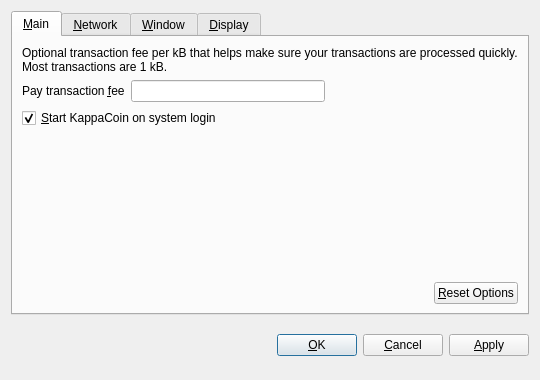
<?xml version="1.0" encoding="UTF-8"?>
<ui version="4.0">
 <class>OptionsDialog</class>
 <widget class="QDialog" name="OptionsDialog">
  <property name="geometry">
   <rect>
    <x>0</x>
    <y>0</y>
    <width>540</width>
    <height>380</height>
   </rect>
  </property>
  <property name="windowTitle">
   <string>Options</string>
  </property>
  <property name="modal">
   <bool>true</bool>
  </property>
  <layout class="QVBoxLayout" name="verticalLayout">
   <item>
    <widget class="QTabWidget" name="tabWidget">
     <property name="tabPosition">
      <enum>QTabWidget::North</enum>
     </property>
     <property name="currentIndex">
      <number>0</number>
     </property>
     <widget class="QWidget" name="tabMain">
      <attribute name="title">
       <string>&amp;Main</string>
      </attribute>
      <layout class="QVBoxLayout" name="verticalLayout_Main">
       <item>
        <widget class="QLabel" name="transactionFeeInfoLabel">
         <property name="text">
          <string>Optional transaction fee per kB that helps make sure your transactions are processed quickly. Most transactions are 1 kB.</string>
         </property>
         <property name="textFormat">
          <enum>Qt::PlainText</enum>
         </property>
         <property name="wordWrap">
          <bool>true</bool>
         </property>
        </widget>
       </item>
       <item>
        <layout class="QHBoxLayout" name="horizontalLayout_1_Main">
         <item>
          <widget class="QLabel" name="transactionFeeLabel">
           <property name="text">
            <string>Pay transaction &amp;fee</string>
           </property>
           <property name="textFormat">
            <enum>Qt::PlainText</enum>
           </property>
           <property name="buddy">
            <cstring>transactionFee</cstring>
           </property>
          </widget>
         </item>
         <item>
          <widget class="BitcoinAmountField" name="transactionFee"/>
         </item>
         <item>
          <spacer name="horizontalSpacer_1_Main">
           <property name="orientation">
            <enum>Qt::Horizontal</enum>
           </property>
           <property name="sizeHint" stdset="0">
            <size>
             <width>40</width>
             <height>20</height>
            </size>
           </property>
          </spacer>
         </item>
        </layout>
       </item>
       <item>
        <widget class="QCheckBox" name="bitcoinAtStartup">
         <property name="enabled">
          <bool>true</bool>
         </property>
         <property name="acceptDrops">
          <bool>false</bool>
         </property>
         <property name="toolTip">
          <string>Automatically start KappaCoin after logging in to the system.</string>
         </property>
         <property name="text">
          <string>&amp;Start KappaCoin on system login</string>
         </property>
         <property name="checked">
          <bool>true</bool>
         </property>
        </widget>
       </item>
       <item>
        <spacer name="verticalSpacer_Main">
         <property name="orientation">
          <enum>Qt::Vertical</enum>
         </property>
         <property name="sizeHint" stdset="0">
          <size>
           <width>20</width>
           <height>40</height>
          </size>
         </property>
        </spacer>
       </item>
       <item>
        <layout class="QHBoxLayout" name="horizontalLayout_2_Main">
         <item>
          <spacer name="horizontalSpacer_2_Main">
           <property name="orientation">
            <enum>Qt::Horizontal</enum>
           </property>
           <property name="sizeHint" stdset="0">
            <size>
             <width>40</width>
             <height>20</height>
            </size>
           </property>
          </spacer>
         </item>
         <item>
          <widget class="QPushButton" name="resetButton">
           <property name="toolTip">
            <string>Reset all client options to default.</string>
           </property>
           <property name="text">
            <string>&amp;Reset Options</string>
           </property>
           <property name="autoDefault">
            <bool>false</bool>
           </property>
          </widget>
         </item>
        </layout>
       </item>
      </layout>
     </widget>
     <widget class="QWidget" name="tabNetwork">
      <attribute name="title">
       <string>&amp;Network</string>
      </attribute>
      <layout class="QVBoxLayout" name="verticalLayout_Network">
       <item>
        <widget class="QCheckBox" name="mapPortUpnp">
         <property name="toolTip">
          <string>Automatically open the KappaCoin client port on the router. This only works when your router supports UPnP and it is enabled.</string>
         </property>
         <property name="text">
          <string>Map port using &amp;UPnP</string>
         </property>
        </widget>
       </item>
       <item>
        <widget class="QCheckBox" name="connectSocks">
         <property name="toolTip">
          <string>Connect to the KappaCoin network through a SOCKS proxy (e.g. when connecting through Tor).</string>
         </property>
         <property name="text">
          <string>&amp;Connect through SOCKS proxy:</string>
         </property>
        </widget>
       </item>
       <item>
        <layout class="QHBoxLayout" name="horizontalLayout_Network">
         <item>
          <widget class="QLabel" name="proxyIpLabel">
           <property name="text">
            <string>Proxy &amp;IP:</string>
           </property>
           <property name="textFormat">
            <enum>Qt::PlainText</enum>
           </property>
           <property name="buddy">
            <cstring>proxyIp</cstring>
           </property>
          </widget>
         </item>
         <item>
          <widget class="QValidatedLineEdit" name="proxyIp">
           <property name="maximumSize">
            <size>
             <width>140</width>
             <height>16777215</height>
            </size>
           </property>
           <property name="toolTip">
            <string>IP address of the proxy (e.g. 127.0.0.1)</string>
           </property>
          </widget>
         </item>
         <item>
          <widget class="QLabel" name="proxyPortLabel">
           <property name="text">
            <string>&amp;Port:</string>
           </property>
           <property name="textFormat">
            <enum>Qt::PlainText</enum>
           </property>
           <property name="buddy">
            <cstring>proxyPort</cstring>
           </property>
          </widget>
         </item>
         <item>
          <widget class="QLineEdit" name="proxyPort">
           <property name="maximumSize">
            <size>
             <width>55</width>
             <height>16777215</height>
            </size>
           </property>
           <property name="toolTip">
            <string>Port of the proxy (e.g. 9050)</string>
           </property>
          </widget>
         </item>
         <item>
          <widget class="QLabel" name="socksVersionLabel">
           <property name="text">
            <string>SOCKS &amp;Version:</string>
           </property>
           <property name="textFormat">
            <enum>Qt::PlainText</enum>
           </property>
           <property name="buddy">
            <cstring>socksVersion</cstring>
           </property>
          </widget>
         </item>
         <item>
          <widget class="QValueComboBox" name="socksVersion">
           <property name="toolTip">
            <string>SOCKS version of the proxy (e.g. 5)</string>
           </property>
          </widget>
         </item>
         <item>
          <spacer name="horizontalSpacer_Network">
           <property name="orientation">
            <enum>Qt::Horizontal</enum>
           </property>
           <property name="sizeHint" stdset="0">
            <size>
             <width>40</width>
             <height>20</height>
            </size>
           </property>
          </spacer>
         </item>
        </layout>
       </item>
       <item>
        <spacer name="verticalSpacer_Network">
         <property name="orientation">
          <enum>Qt::Vertical</enum>
         </property>
         <property name="sizeHint" stdset="0">
          <size>
           <width>20</width>
           <height>40</height>
          </size>
         </property>
        </spacer>
       </item>
      </layout>
     </widget>
     <widget class="QWidget" name="tabWindow">
      <attribute name="title">
       <string>&amp;Window</string>
      </attribute>
      <layout class="QVBoxLayout" name="verticalLayout_Window">
       <item>
        <widget class="QCheckBox" name="minimizeToTray">
         <property name="toolTip">
          <string>Show only a tray icon after minimizing the window.</string>
         </property>
         <property name="text">
          <string>&amp;Minimize to the tray instead of the taskbar</string>
         </property>
        </widget>
       </item>
       <item>
        <widget class="QCheckBox" name="minimizeOnClose">
         <property name="toolTip">
          <string>Minimize instead of exit the application when the window is closed. When this option is enabled, the application will be closed only after selecting Quit in the menu.</string>
         </property>
         <property name="text">
          <string>M&amp;inimize on close</string>
         </property>
        </widget>
       </item>
       <item>
        <spacer name="verticalSpacer_Window">
         <property name="orientation">
          <enum>Qt::Vertical</enum>
         </property>
         <property name="sizeHint" stdset="0">
          <size>
           <width>20</width>
           <height>40</height>
          </size>
         </property>
        </spacer>
       </item>
      </layout>
     </widget>
     <widget class="QWidget" name="tabDisplay">
      <attribute name="title">
       <string>&amp;Display</string>
      </attribute>
      <layout class="QVBoxLayout" name="verticalLayout_Display">
       <item>
        <layout class="QHBoxLayout" name="horizontalLayout_1_Display">
         <item>
          <widget class="QLabel" name="langLabel">
           <property name="text">
            <string>User Interface &amp;language:</string>
           </property>
           <property name="textFormat">
            <enum>Qt::PlainText</enum>
           </property>
           <property name="buddy">
            <cstring>lang</cstring>
           </property>
          </widget>
         </item>
         <item>
          <widget class="QValueComboBox" name="lang">
           <property name="toolTip">
            <string>The user interface language can be set here. This setting will take effect after restarting KappaCoin.</string>
           </property>
          </widget>
         </item>
        </layout>
       </item>
       <item>
        <layout class="QHBoxLayout" name="horizontalLayout_2_Display">
         <item>
          <widget class="QLabel" name="unitLabel">
           <property name="text">
            <string>&amp;Unit to show amounts in:</string>
           </property>
           <property name="textFormat">
            <enum>Qt::PlainText</enum>
           </property>
           <property name="buddy">
            <cstring>unit</cstring>
           </property>
          </widget>
         </item>
         <item>
          <widget class="QValueComboBox" name="unit">
           <property name="toolTip">
            <string>Choose the default subdivision unit to show in the interface and when sending coins.</string>
           </property>
          </widget>
         </item>
        </layout>
       </item>
       <item>
        <widget class="QCheckBox" name="displayAddresses">
         <property name="toolTip">
          <string>Whether to show KappaCoin addresses in the transaction list or not.</string>
         </property>
         <property name="text">
          <string>&amp;Display addresses in transaction list</string>
         </property>
        </widget>
       </item>
       <item>
        <widget class="QCheckBox" name="coinControlFeatures">
         <property name="toolTip">
          <string>Whether to show coin control features or not.</string>
         </property>
         <property name="text">
          <string>Display coin &amp;control features (experts only!)</string>
         </property>
        </widget>
       </item>
       <item>
        <spacer name="verticalSpacer_Display">
         <property name="orientation">
          <enum>Qt::Vertical</enum>
         </property>
         <property name="sizeHint" stdset="0">
          <size>
           <width>20</width>
           <height>40</height>
          </size>
         </property>
        </spacer>
       </item>
      </layout>
     </widget>
    </widget>
   </item>
   <item>
    <layout class="QHBoxLayout" name="horizontalLayout_Buttons">
     <item>
      <spacer name="horizontalSpacer_1">
       <property name="orientation">
        <enum>Qt::Horizontal</enum>
       </property>
       <property name="sizeHint" stdset="0">
        <size>
         <width>40</width>
         <height>48</height>
        </size>
       </property>
      </spacer>
     </item>
     <item>
      <widget class="QLabel" name="statusLabel">
       <property name="font">
        <font>
         <weight>75</weight>
         <bold>true</bold>
        </font>
       </property>
       <property name="text">
        <string/>
       </property>
       <property name="textFormat">
        <enum>Qt::PlainText</enum>
       </property>
       <property name="wordWrap">
        <bool>true</bool>
       </property>
      </widget>
     </item>
     <item>
      <spacer name="horizontalSpacer_2">
       <property name="orientation">
        <enum>Qt::Horizontal</enum>
       </property>
       <property name="sizeHint" stdset="0">
        <size>
         <width>40</width>
         <height>48</height>
        </size>
       </property>
      </spacer>
     </item>
     <item>
      <widget class="QPushButton" name="okButton">
       <property name="text">
        <string>&amp;OK</string>
       </property>
      </widget>
     </item>
     <item>
      <widget class="QPushButton" name="cancelButton">
       <property name="text">
        <string>&amp;Cancel</string>
       </property>
       <property name="autoDefault">
        <bool>false</bool>
       </property>
      </widget>
     </item>
     <item>
      <widget class="QPushButton" name="applyButton">
       <property name="text">
        <string>&amp;Apply</string>
       </property>
       <property name="autoDefault">
        <bool>false</bool>
       </property>
      </widget>
     </item>
    </layout>
   </item>
  </layout>
 </widget>
 <customwidgets>
  <customwidget>
   <class>QValidatedLineEdit</class>
   <extends>QLineEdit</extends>
   <header>qvalidatedlineedit.h</header>
  </customwidget>
  <customwidget>
   <class>BitcoinAmountField</class>
   <extends>QLineEdit</extends>
   <header>bitcoinamountfield.h</header>
   <container>1</container>
  </customwidget>
  <customwidget>
   <class>QValueComboBox</class>
   <extends>QComboBox</extends>
   <header>qvaluecombobox.h</header>
  </customwidget>
 </customwidgets>
 <resources/>
 <connections/>
</ui>
